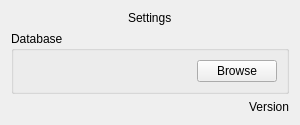
<?xml version="1.0" encoding="UTF-8"?>
<ui version="4.0">
 <class>Settings</class>
 <widget class="QWidget" name="Settings">
  <property name="windowModality">
   <enum>Qt::ApplicationModal</enum>
  </property>
  <property name="geometry">
   <rect>
    <x>0</x>
    <y>0</y>
    <width>300</width>
    <height>125</height>
   </rect>
  </property>
  <property name="windowTitle">
   <string>Form</string>
  </property>
  <layout class="QVBoxLayout" name="verticalLayout">
   <item alignment="Qt::AlignHCenter">
    <widget class="QLabel" name="label">
     <property name="styleSheet">
      <string notr="true">font: bold 20px &quot;San Serif&quot;;</string>
     </property>
     <property name="text">
      <string>Settings</string>
     </property>
    </widget>
   </item>
   <item>
    <spacer name="verticalSpacer">
     <property name="orientation">
      <enum>Qt::Vertical</enum>
     </property>
     <property name="sizeHint" stdset="0">
      <size>
       <width>20</width>
       <height>40</height>
      </size>
     </property>
    </spacer>
   </item>
   <item>
    <widget class="QGroupBox" name="db_database">
     <property name="title">
      <string>Database</string>
     </property>
     <layout class="QHBoxLayout" name="horizontalLayout" stretch="8,1">
      <item>
       <widget class="QLabel" name="lbl_db_path">
        <property name="text">
         <string/>
        </property>
       </widget>
      </item>
      <item>
       <widget class="QPushButton" name="btn_browse_db_path">
        <property name="text">
         <string>Browse</string>
        </property>
       </widget>
      </item>
     </layout>
    </widget>
   </item>
   <item alignment="Qt::AlignRight">
    <widget class="QLabel" name="lbl_version">
     <property name="styleSheet">
      <string notr="true">font: bold 10px &quot;San Serif&quot;;</string>
     </property>
     <property name="text">
      <string>Version</string>
     </property>
    </widget>
   </item>
  </layout>
 </widget>
 <resources/>
 <connections/>
</ui>
